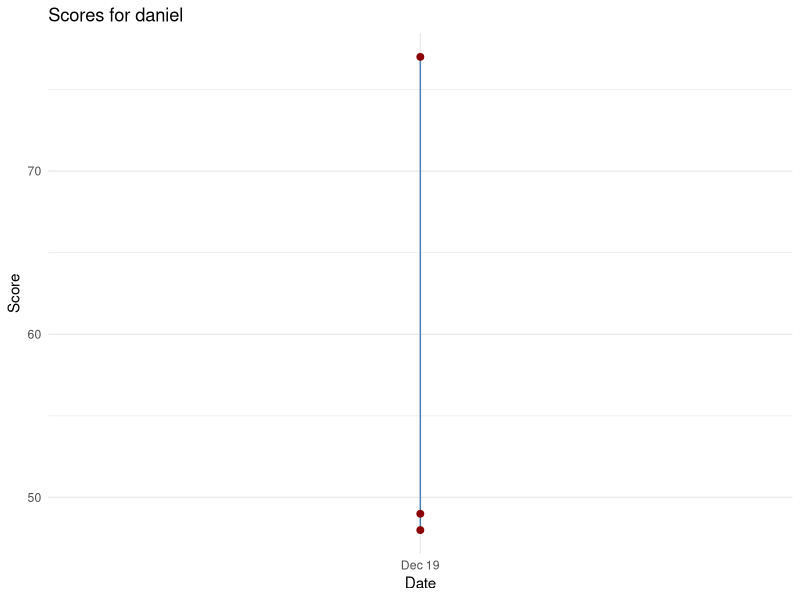

Generate this figure with R:
## ---- chunk 1
#| include: false
library(tidyverse)

# Load dataset
scores <- read_csv(file.path("..", "data", "scores.csv"))
player_name <- "daniel"
player_scores <- scores %>% filter(player == player_name) %>% arrange(date)
## ---- chunk 2
#| echo: false
tibble(
    Total_Sessions = nrow(player_scores),
    Average_Score = mean(player_scores$score),
    Highest_Score = max(player_scores$score),
    Lowest_Score = min(player_scores$score)
  )
## ---- chunk 3
#| echo: false

ggplot(player_scores, aes(x = date, y = score)) +
    geom_line(group = 1, color = "steelblue") +
    geom_point(color = "darkred", size = 2) +
    labs(title = paste("Scores for", player_name),
         x = "Date", y = "Score") +
    theme_minimal()
